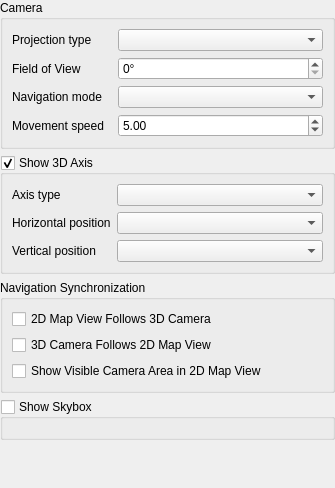
             <widget class="QWidget" name="scrollAreaCameraSkyboxWidgetContents">
              <property name="geometry">
               <rect>
                <x>0</x>
                <y>0</y>
                <width>335</width>
                <height>488</height>
               </rect>
              </property>
              <layout class="QVBoxLayout" name="verticalLayoutCameraSkybox">
               <property name="leftMargin">
                <number>0</number>
               </property>
               <property name="topMargin">
                <number>0</number>
               </property>
               <property name="rightMargin">
                <number>0</number>
               </property>
               <property name="bottomMargin">
                <number>0</number>
               </property>
               <item>
                <widget class="QGroupBox" name="cameraTerrain">
                 <property name="title">
                  <string>Camera</string>
                 </property>
                 <layout class="QGridLayout" name="gridLayout">
                  <item row="1" column="0">
                   <widget class="QLabel" name="labelCameraProjectionType">
                    <property name="text">
                     <string>Projection type</string>
                    </property>
                   </widget>
                  </item>
                  <item row="2" column="1" colspan="2">
                   <widget class="QgsSpinBox" name="spinCameraFieldOfView">
                    <property name="suffix">
                     <string>°</string>
                    </property>
                    <property name="maximum">
                     <number>180</number>
                    </property>
                   </widget>
                  </item>
                  <item row="2" column="0">
                   <widget class="QLabel" name="labelFieldofView">
                    <property name="text">
                     <string>Field of View</string>
                    </property>
                   </widget>
                  </item>
                  <item row="1" column="1" colspan="2">
                   <widget class="QComboBox" name="cboCameraProjectionType"/>
                  </item>
                  <item row="3" column="0">
                   <widget class="QLabel" name="labelCameraNavigationMode">
                    <property name="text">
                     <string>Navigation mode</string>
                    </property>
                   </widget>
                  </item>
                  <item row="3" column="1" colspan="2">
                   <widget class="QComboBox" name="mCameraNavigationModeCombo"/>
                  </item>
                  <item row="4" column="1" colspan="2">
                   <widget class="QgsDoubleSpinBox" name="mCameraMovementSpeed">
                    <property name="minimum">
                     <double>0.010000000000000</double>
                    </property>
                    <property name="singleStep">
                     <double>1.000000000000000</double>
                    </property>
                    <property name="value">
                     <double>5.000000000000000</double>
                    </property>
                   </widget>
                  </item>
                  <item row="4" column="0">
                   <widget class="QLabel" name="labelMovementSpeed">
                    <property name="text">
                     <string>Movement speed</string>
                    </property>
                   </widget>
                  </item>
                 </layout>
                </widget>
               </item>
               <item>
                <widget class="QGroupBox" name="mGroupBox3dAxis">
                 <property name="title">
                  <string>Show 3D Axis</string>
                 </property>
                 <property name="checkable">
                  <bool>true</bool>
                 </property>
                 <layout class="QFormLayout" name="formLayout_2">
                  <item row="0" column="0">
                   <widget class="QLabel" name="mLabel3dAxisType_2">
                    <property name="text">
                     <string>Axis type</string>
                    </property>
                   </widget>
                  </item>
                  <item row="0" column="1">
                   <widget class="QComboBox" name="mCbo3dAxisType"/>
                  </item>
                  <item row="1" column="0">
                   <widget class="QLabel" name="mLabel3dAxisHorizPos_2">
                    <property name="text">
                     <string>Horizontal position</string>
                    </property>
                   </widget>
                  </item>
                  <item row="1" column="1">
                   <widget class="QComboBox" name="mCbo3dAxisHorizPos"/>
                  </item>
                  <item row="2" column="0">
                   <widget class="QLabel" name="mLabel3dAxisVertPos_2">
                    <property name="text">
                     <string>Vertical position</string>
                    </property>
                   </widget>
                  </item>
                  <item row="2" column="1">
                   <widget class="QComboBox" name="mCbo3dAxisVertPos"/>
                  </item>
                 </layout>
                </widget>
               </item>
               <item>
                <widget class="QGroupBox" name="groupBox">
                 <property name="title">
                  <string>Navigation Synchronization</string>
                 </property>
                 <layout class="QGridLayout" name="gridLayout_8">
                  <item row="0" column="0">
                   <widget class="QCheckBox" name="mSync2DTo3DCheckbox">
                    <property name="text">
                     <string>2D Map View Follows 3D Camera</string>
                    </property>
                   </widget>
                  </item>
                  <item row="1" column="0">
                   <widget class="QCheckBox" name="mSync3DTo2DCheckbox">
                    <property name="text">
                     <string>3D Camera Follows 2D Map View</string>
                    </property>
                   </widget>
                  </item>
                  <item row="2" column="0">
                   <widget class="QCheckBox" name="mVisualizeExtentCheckBox">
                    <property name="text">
                     <string>Show Visible Camera Area in 2D Map View</string>
                    </property>
                   </widget>
                  </item>
                 </layout>
                </widget>
               </item>
               <item>
                <widget class="QGroupBox" name="groupSkyboxSettings">
                 <property name="title">
                  <string>Show Skybox</string>
                 </property>
                 <property name="checkable">
                  <bool>true</bool>
                 </property>
                 <property name="checked">
                  <bool>false</bool>
                 </property>
                 <layout class="QGridLayout" name="gridLayout_3"/>
                </widget>
               </item>
               <item>
                <spacer name="verticalSpacerCameraSkybox">
                 <property name="orientation">
                  <enum>Qt::Vertical</enum>
                 </property>
                 <property name="sizeHint" stdset="0">
                  <size>
                   <width>20</width>
                   <height>0</height>
                  </size>
                 </property>
                </spacer>
               </item>
              </layout>
             </widget>
